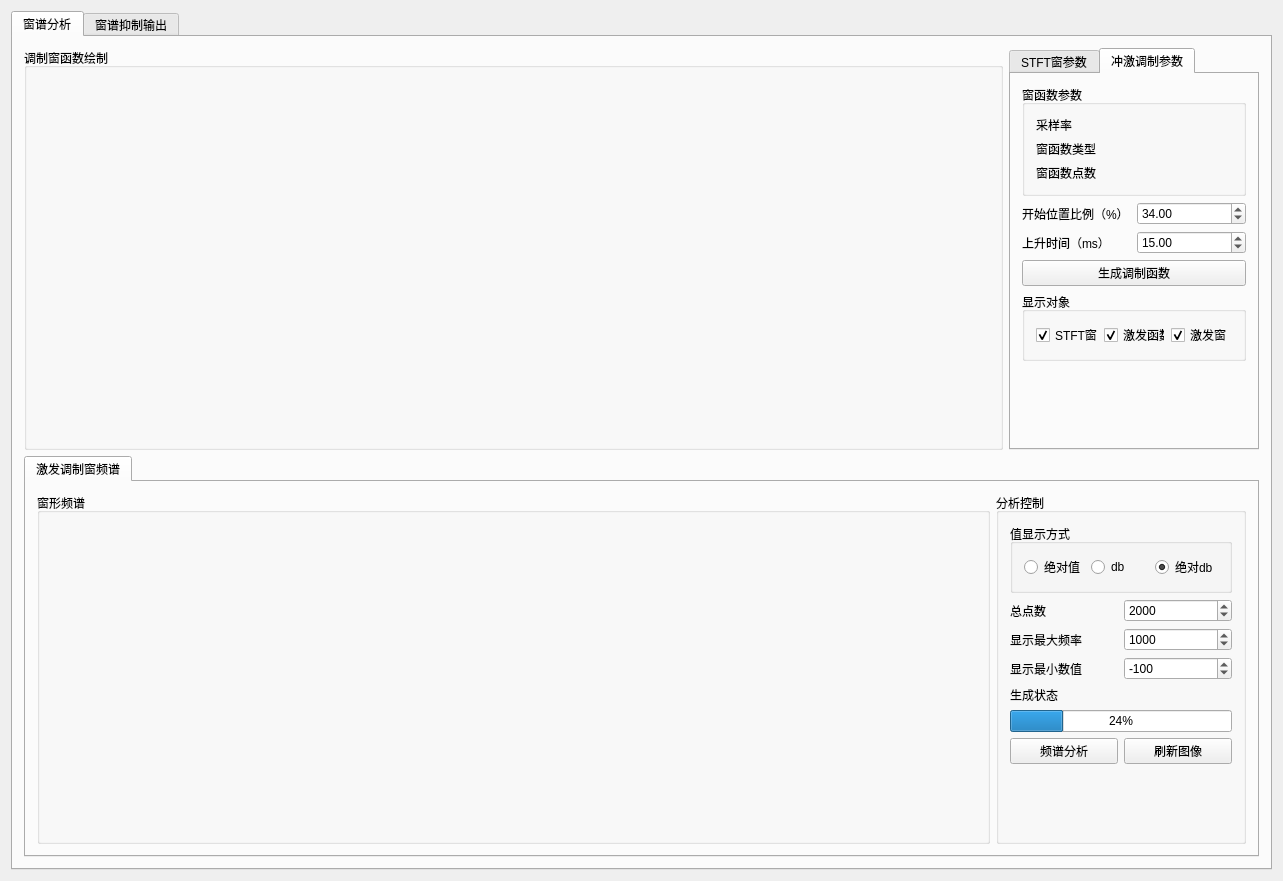
<?xml version="1.0" encoding="UTF-8"?>
<ui version="4.0">
 <class>EffOscWgtClass</class>
 <widget class="QWidget" name="EffOscWgtClass">
  <property name="geometry">
   <rect>
    <x>0</x>
    <y>0</y>
    <width>1283</width>
    <height>881</height>
   </rect>
  </property>
  <property name="windowTitle">
   <string>EffOscWgt</string>
  </property>
  <layout class="QVBoxLayout" name="verticalLayout_3">
   <item>
    <widget class="QTabWidget" name="tabWidget_2">
     <property name="currentIndex">
      <number>0</number>
     </property>
     <widget class="QWidget" name="tab_WndSpecAns">
      <attribute name="title">
       <string>窗谱分析</string>
      </attribute>
      <layout class="QVBoxLayout" name="verticalLayout_9">
       <item>
        <layout class="QHBoxLayout" name="horizontalLayout_2">
         <item>
          <widget class="QGroupBox" name="groupBox_baseSig_chart">
           <property name="sizePolicy">
            <sizepolicy hsizetype="Expanding" vsizetype="Expanding">
             <horstretch>0</horstretch>
             <verstretch>0</verstretch>
            </sizepolicy>
           </property>
           <property name="minimumSize">
            <size>
             <width>800</width>
             <height>250</height>
            </size>
           </property>
           <property name="maximumSize">
            <size>
             <width>1980</width>
             <height>440</height>
            </size>
           </property>
           <property name="title">
            <string>调制窗函数绘制</string>
           </property>
           <layout class="QHBoxLayout" name="HLayout_TimeCht_Wnd"/>
          </widget>
         </item>
         <item>
          <widget class="QTabWidget" name="tabWidget">
           <property name="maximumSize">
            <size>
             <width>250</width>
             <height>16777215</height>
            </size>
           </property>
           <property name="currentIndex">
            <number>1</number>
           </property>
           <widget class="QWidget" name="tab">
            <attribute name="title">
             <string>STFT窗参数</string>
            </attribute>
            <layout class="QVBoxLayout" name="verticalLayout">
             <item>
              <layout class="QHBoxLayout" name="horizontalLayout">
               <item>
                <widget class="QLabel" name="label">
                 <property name="text">
                  <string>窗型</string>
                 </property>
                </widget>
               </item>
               <item>
                <widget class="QComboBox" name="comboBox_WndType">
                 <property name="currentIndex">
                  <number>1</number>
                 </property>
                 <item>
                  <property name="text">
                   <string>矩形</string>
                  </property>
                 </item>
                 <item>
                  <property name="text">
                   <string>Hann</string>
                  </property>
                 </item>
                </widget>
               </item>
              </layout>
             </item>
             <item>
              <widget class="QGroupBox" name="groupBox_9">
               <property name="title">
                <string>长度定义</string>
               </property>
               <layout class="QHBoxLayout" name="horizontalLayout_8">
                <item>
                 <widget class="QRadioButton" name="radioBtn_WndLengthType_Point">
                  <property name="text">
                   <string>点数</string>
                  </property>
                  <property name="checked">
                   <bool>true</bool>
                  </property>
                 </widget>
                </item>
                <item>
                 <widget class="QRadioButton" name="radioBtn_WndLengthType_Time">
                  <property name="text">
                   <string>时长</string>
                  </property>
                 </widget>
                </item>
               </layout>
              </widget>
             </item>
             <item>
              <layout class="QHBoxLayout" name="horizontalLayout_9">
               <item>
                <widget class="QLabel" name="label_WndLengthPoint">
                 <property name="text">
                  <string>窗型点数：</string>
                 </property>
                </widget>
               </item>
               <item>
                <widget class="QSpinBox" name="SBox_WndLengthPointCount">
                 <property name="enabled">
                  <bool>false</bool>
                 </property>
                 <property name="maximum">
                  <number>100000</number>
                 </property>
                 <property name="value">
                  <number>4096</number>
                 </property>
                </widget>
               </item>
              </layout>
             </item>
             <item>
              <layout class="QHBoxLayout" name="horizontalLayout_12">
               <item>
                <widget class="QLabel" name="label_WndSampleRate">
                 <property name="text">
                  <string>采样率</string>
                 </property>
                </widget>
               </item>
               <item>
                <widget class="QSpinBox" name="SBox_WndSampleRate">
                 <property name="maximum">
                  <number>100000</number>
                 </property>
                 <property name="value">
                  <number>44100</number>
                 </property>
                </widget>
               </item>
              </layout>
             </item>
             <item>
              <layout class="QHBoxLayout" name="horizontalLayout_10">
               <item>
                <widget class="QLabel" name="label_WndLength_Time">
                 <property name="text">
                  <string>窗型时长(ms)：</string>
                 </property>
                </widget>
               </item>
               <item>
                <widget class="QDoubleSpinBox" name="DSBox_WndLength_TimeMSec">
                 <property name="enabled">
                  <bool>false</bool>
                 </property>
                 <property name="maximum">
                  <double>100000.000000000000000</double>
                 </property>
                 <property name="value">
                  <double>100.000000000000000</double>
                 </property>
                </widget>
               </item>
              </layout>
             </item>
             <item>
              <widget class="QLabel" name="label_resultWndLength_Point">
               <property name="text">
                <string>窗型等价点数：</string>
               </property>
              </widget>
             </item>
             <item>
              <widget class="QLabel" name="label_resultWndLength_Time">
               <property name="text">
                <string>窗型等价时长：</string>
               </property>
              </widget>
             </item>
             <item>
              <widget class="QLabel" name="label_WndSTFTFreqDelta">
               <property name="text">
                <string>FFT输出频率间隔：</string>
               </property>
              </widget>
             </item>
             <item>
              <widget class="QPushButton" name="btn_GenWndTimeGraph">
               <property name="text">
                <string>生成窗型</string>
               </property>
              </widget>
             </item>
             <item>
              <spacer name="verticalSpacer_2">
               <property name="orientation">
                <enum>Qt::Vertical</enum>
               </property>
               <property name="sizeHint" stdset="0">
                <size>
                 <width>20</width>
                 <height>40</height>
                </size>
               </property>
              </spacer>
             </item>
            </layout>
           </widget>
           <widget class="QWidget" name="tab_2">
            <attribute name="title">
             <string>冲激调制参数</string>
            </attribute>
            <layout class="QVBoxLayout" name="verticalLayout_2">
             <item>
              <widget class="QGroupBox" name="groupBox_11">
               <property name="minimumSize">
                <size>
                 <width>0</width>
                 <height>0</height>
                </size>
               </property>
               <property name="maximumSize">
                <size>
                 <width>16777215</width>
                 <height>408</height>
                </size>
               </property>
               <property name="title">
                <string>窗函数参数</string>
               </property>
               <layout class="QVBoxLayout" name="verticalLayout_10">
                <item>
                 <widget class="QLabel" name="label_ActiveWnd_sampleRate">
                  <property name="text">
                   <string>采样率</string>
                  </property>
                 </widget>
                </item>
                <item>
                 <widget class="QLabel" name="label_ActiveWnd_WndType">
                  <property name="text">
                   <string>窗函数类型</string>
                  </property>
                 </widget>
                </item>
                <item>
                 <widget class="QLabel" name="label_ActiveWnd_FFTWndPtCount">
                  <property name="text">
                   <string>窗函数点数</string>
                  </property>
                 </widget>
                </item>
               </layout>
              </widget>
             </item>
             <item>
              <layout class="QHBoxLayout" name="horizontalLayout_25">
               <item>
                <widget class="QLabel" name="label_ActiveStartRatio">
                 <property name="text">
                  <string>开始位置比例（%）</string>
                 </property>
                </widget>
               </item>
               <item>
                <widget class="QDoubleSpinBox" name="DSBox_ActiveStartRatio">
                 <property name="minimum">
                  <double>0.000000000000000</double>
                 </property>
                 <property name="maximum">
                  <double>100.000000000000000</double>
                 </property>
                 <property name="value">
                  <double>34.000000000000000</double>
                 </property>
                </widget>
               </item>
              </layout>
             </item>
             <item>
              <layout class="QHBoxLayout" name="horizontalLayout_21">
               <item>
                <widget class="QLabel" name="label_IncreaseTime">
                 <property name="text">
                  <string>上升时间（ms）</string>
                 </property>
                </widget>
               </item>
               <item>
                <widget class="QDoubleSpinBox" name="DSBox_IncreaseTime">
                 <property name="maximum">
                  <double>50.000000000000000</double>
                 </property>
                 <property name="value">
                  <double>15.000000000000000</double>
                 </property>
                </widget>
               </item>
              </layout>
             </item>
             <item>
              <widget class="QPushButton" name="btn_GenActiveWndTimeGraph">
               <property name="text">
                <string>生成调制函数</string>
               </property>
              </widget>
             </item>
             <item>
              <widget class="QGroupBox" name="groupBox_ActiveWnd_ShowType">
               <property name="minimumSize">
                <size>
                 <width>0</width>
                 <height>0</height>
                </size>
               </property>
               <property name="title">
                <string>显示对象</string>
               </property>
               <layout class="QHBoxLayout" name="horizontalLayout_34">
                <item>
                 <widget class="QCheckBox" name="checkBox_ActiveWnd_ShowType_STFTWnd">
                  <property name="text">
                   <string>STFT窗</string>
                  </property>
                  <property name="checked">
                   <bool>true</bool>
                  </property>
                 </widget>
                </item>
                <item>
                 <widget class="QCheckBox" name="checkBox_ActiveWnd_ShowType_ActiveVal">
                  <property name="text">
                   <string>激发函数</string>
                  </property>
                  <property name="checked">
                   <bool>true</bool>
                  </property>
                 </widget>
                </item>
                <item>
                 <widget class="QCheckBox" name="checkBox_ActiveWnd_ShowType_ActiveWnd">
                  <property name="text">
                   <string>激发窗</string>
                  </property>
                  <property name="checked">
                   <bool>true</bool>
                  </property>
                 </widget>
                </item>
               </layout>
              </widget>
             </item>
             <item>
              <spacer name="verticalSpacer">
               <property name="orientation">
                <enum>Qt::Vertical</enum>
               </property>
               <property name="sizeHint" stdset="0">
                <size>
                 <width>20</width>
                 <height>40</height>
                </size>
               </property>
              </spacer>
             </item>
            </layout>
           </widget>
          </widget>
         </item>
        </layout>
       </item>
       <item>
        <widget class="QTabWidget" name="tabWidget_3">
         <property name="currentIndex">
          <number>0</number>
         </property>
         <widget class="QWidget" name="tab_activeWndSpec">
          <attribute name="title">
           <string>激发调制窗频谱</string>
          </attribute>
          <layout class="QHBoxLayout" name="horizontalLayout_30">
           <item>
            <widget class="QGroupBox" name="groupBox_15">
             <property name="minimumSize">
              <size>
               <width>0</width>
               <height>0</height>
              </size>
             </property>
             <property name="title">
              <string>窗形频谱</string>
             </property>
             <layout class="QVBoxLayout" name="VLayout_ActiveFFTWndSpectrum_Cht"/>
            </widget>
           </item>
           <item>
            <widget class="QGroupBox" name="groupBox_12">
             <property name="minimumSize">
              <size>
               <width>0</width>
               <height>80</height>
              </size>
             </property>
             <property name="maximumSize">
              <size>
               <width>250</width>
               <height>16777215</height>
              </size>
             </property>
             <property name="title">
              <string>分析控制</string>
             </property>
             <layout class="QVBoxLayout" name="verticalLayout_4">
              <item>
               <widget class="QGroupBox" name="groupBox_13">
                <property name="minimumSize">
                 <size>
                  <width>0</width>
                  <height>0</height>
                 </size>
                </property>
                <property name="title">
                 <string>值显示方式</string>
                </property>
                <layout class="QHBoxLayout" name="horizontalLayout_26">
                 <item>
                  <widget class="QRadioButton" name="radioButton_ActiveWndFFTValType_AbsoluteVal">
                   <property name="text">
                    <string>绝对值</string>
                   </property>
                  </widget>
                 </item>
                 <item>
                  <widget class="QRadioButton" name="radioButton_ActiveWndFFTValType_db">
                   <property name="text">
                    <string>db</string>
                   </property>
                   <property name="checked">
                    <bool>false</bool>
                   </property>
                  </widget>
                 </item>
                 <item>
                  <widget class="QRadioButton" name="radioButton_ActiveWndFFTValType_AbsDb">
                   <property name="text">
                    <string>绝对db</string>
                   </property>
                   <property name="checked">
                    <bool>true</bool>
                   </property>
                  </widget>
                 </item>
                </layout>
               </widget>
              </item>
              <item>
               <layout class="QHBoxLayout" name="horizontalLayout_27">
                <item>
                 <widget class="QLabel" name="label_ActiveWndFFTShowPointCount">
                  <property name="text">
                   <string>总点数</string>
                  </property>
                 </widget>
                </item>
                <item>
                 <widget class="QSpinBox" name="SBox_ActiveWndFFTShowPointCount">
                  <property name="enabled">
                   <bool>true</bool>
                  </property>
                  <property name="maximum">
                   <number>100000</number>
                  </property>
                  <property name="singleStep">
                   <number>1</number>
                  </property>
                  <property name="value">
                   <number>2000</number>
                  </property>
                 </widget>
                </item>
               </layout>
              </item>
              <item>
               <layout class="QHBoxLayout" name="horizontalLayout_28">
                <item>
                 <widget class="QLabel" name="label_ActiveWndFFTShowMaxFreq">
                  <property name="text">
                   <string>显示最大频率</string>
                  </property>
                 </widget>
                </item>
                <item>
                 <widget class="QSpinBox" name="SBox_ActiveWndFFTShowMaxFreq">
                  <property name="enabled">
                   <bool>true</bool>
                  </property>
                  <property name="maximum">
                   <number>100000</number>
                  </property>
                  <property name="value">
                   <number>1000</number>
                  </property>
                 </widget>
                </item>
               </layout>
              </item>
              <item>
               <layout class="QHBoxLayout" name="horizontalLayout_29">
                <item>
                 <widget class="QLabel" name="label_ActiveWndFFTShowMinVal">
                  <property name="text">
                   <string>显示最小数值</string>
                  </property>
                 </widget>
                </item>
                <item>
                 <widget class="QSpinBox" name="SBox_ActiveWndFFTShowMinVal">
                  <property name="enabled">
                   <bool>true</bool>
                  </property>
                  <property name="minimum">
                   <number>-10000</number>
                  </property>
                  <property name="maximum">
                   <number>100000</number>
                  </property>
                  <property name="value">
                   <number>-100</number>
                  </property>
                 </widget>
                </item>
               </layout>
              </item>
              <item>
               <widget class="QLabel" name="label_ActvieWndFFTGenState">
                <property name="text">
                 <string>生成状态</string>
                </property>
               </widget>
              </item>
              <item>
               <widget class="QProgressBar" name="progressBar_ActvieWndFFTGenState">
                <property name="value">
                 <number>24</number>
                </property>
               </widget>
              </item>
              <item>
               <layout class="QHBoxLayout" name="horizontalLayout_3">
                <item>
                 <widget class="QPushButton" name="btn_GenActiveWndFFTGraph">
                  <property name="text">
                   <string>频谱分析</string>
                  </property>
                 </widget>
                </item>
                <item>
                 <widget class="QPushButton" name="btn_updateActiveWndFFTCht">
                  <property name="text">
                   <string>刷新图像</string>
                  </property>
                 </widget>
                </item>
               </layout>
              </item>
              <item>
               <spacer name="verticalSpacer_5">
                <property name="orientation">
                 <enum>Qt::Vertical</enum>
                </property>
                <property name="sizeHint" stdset="0">
                 <size>
                  <width>20</width>
                  <height>40</height>
                 </size>
                </property>
               </spacer>
              </item>
             </layout>
            </widget>
           </item>
          </layout>
         </widget>
        </widget>
       </item>
      </layout>
     </widget>
     <widget class="QWidget" name="tab_4">
      <attribute name="title">
       <string>窗谱抑制输出</string>
      </attribute>
     </widget>
    </widget>
   </item>
  </layout>
 </widget>
 <layoutdefault spacing="6" margin="11"/>
 <resources/>
 <connections/>
</ui>
